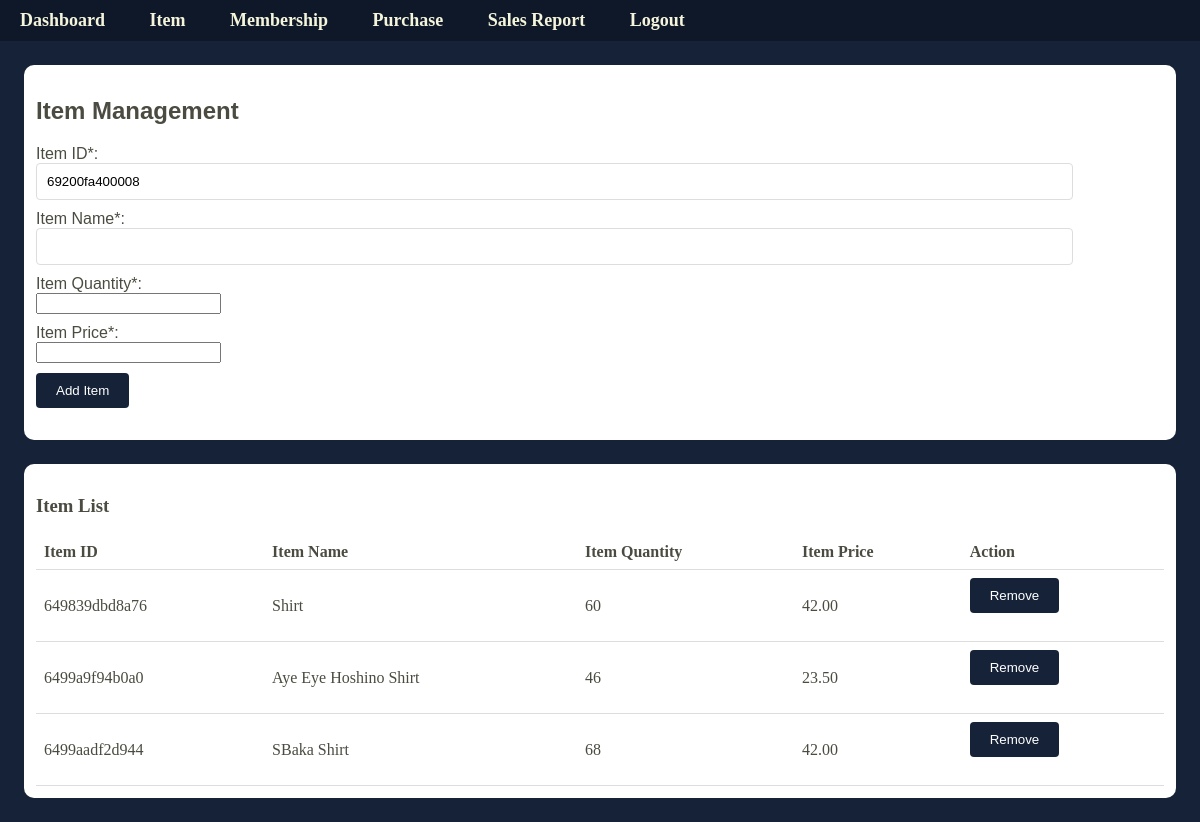
The app's page /itemManagement.php (signed in) with its own data.
### tables this page shows
CREATE TABLE `cust_item` (
  `item_id` varchar(255) NOT NULL,
  `item_name` varchar(255) NOT NULL,
  `item_quantity` int(11) NOT NULL,
  `item_price` decimal(10,2) NOT NULL
);

### itemManagement.php (the view, shortened to what this page needs)
<!DOCTYPE html>
<html>
<div id="navbarContainer"></div>
<head>
    <link rel="stylesheet" href="css/customerManagement.css">
</head>
<body>
    <div id="firstHalf">
        <h2>Item Management</h2>
        <form id="itemForm" action="" method="POST" enctype="multipart/form-data">
            <div class="form-group">
                <label for="item_id">Item ID*:</label>
                <?php
                $item_id = uniqid();
                echo "<input type='text' id='item_id' name='item_id' value='$item_id' readonly>";
                ?>
            </div>
            <div class="form-group">
                <label for="item_name">Item Name*:</label>
                <input type="text" id="item_name" name="item_name" required>
            </div>
            <div class="form-group">
                <label for="item_quantity">Item Quantity*:</label>
                <input type="number" id="item_quantity" name="item_quantity" required min="1">
            </div>
            <div class="form-group">
                <label for="item_price">Item Price*:</label>
                <input type="number" step="0.01" id="item_price" name="item_price" required min="0.01">
            </div>
            <input type="submit" value="Add Item">
        </form>
    </div>
    <div id="secondHalf">
        <h3>Item List</h3>
        <table>
            <thead>
                <tr>
                    <th>Item ID</th>
                    <th>Item Name</th>
                    <th>Item Quantity</th>
                    <th>Item Price</th>
                    <th>Action</th>
                </tr>
            </thead>
            <tbody id="itemList">
                <?php
                $dbServername = "projectx.cmhc15dvku39.us-east-1.rds.amazonaws.com";
                $dbUsername = "admin";
                $dbPassword = "JJA_123456";
                $dbName = "customermanagementdb";
                $dbPort = 3306;
                $conn = mysqli_connect($dbServername, $dbUsername, $dbPassword, $dbName, $dbPort);
                if (!$conn) {
                    die('Connection Failed: ' . mysqli_connect_error());
                } else {
                    $sql = "SELECT * FROM cust_item";
                    $result = mysqli_query($conn, $sql);
                    if (!$result) {
                        echo "<tr><td colspan='5'>Error retrieving items: " . mysqli_error($conn) . "</td></tr>";
                    } else if (mysqli_num_rows($result) > 0) {
                        while ($row = mysqli_fetch_assoc($result)) {
                            echo "<tr>";
                            echo "<td>" . htmlspecialchars($row['item_id']) . "</td>";
                            echo "<td>" . htmlspecialchars($row['item_name']) . "</td>";
                            echo "<td>" . htmlspecialchars($row['item_quantity']) . "</td>";
                            echo "<td>" . htmlspecialchars(number_format($row['item_price'], 2)) . "</td>";
                            echo "<td><form action='' method='POST'><input type='hidden' name='remove' value='1'><input type='hidden' name='item_id' value='" . htmlspecialchars($row['item_id']) . "'><input type='submit' value='Remove'></form></td>";
                            echo "</tr>";
                        }
                    } else {
                        echo "<tr><td colspan='5'>No items found.</td></tr>";
                    }
                }
                ?>
            </tbody>
        </table>
    </div>
</body>
</html>

### css/customerManagement.css (style rules this page uses)
body { margin: 0%; background-color: #152238; }
#firstHalf { background-color: white; margin: 2%; padding: 1%; border-radius: 10px; color: #4b4b41; font-family: Impact, Haettenschweiler, 'Arial Narrow Bold', sans-serif; }
#secondHalf { background-color: white; margin: 2%; padding: 1%; border-radius: 10px; color: #4b4b41; font-family: Georgia, 'Times New Roman', Times, serif; }
h2 { margin-top: 20px; }
table { width: 100%; border-collapse: collapse; }
th, td { padding: 8px; text-align: left; border-bottom: 1px solid #ddd; }
form { margin-bottom: 20px; }
.form-group { margin-bottom: 10px; }
label { display: block; }
input[type="text"], input[type="email"] { width: 90%; padding: 10px; border: 1px solid #ddd; border-radius: 4px; }
input[type="submit"] { padding: 10px 20px; background-color: #152238; color: #fff; border: none; border-radius: 4px; cursor: pointer; }

### records on screen
cust_item: item_id "649839dbd8a76", item_name "Shirt", item_quantity "60", item_price "42.00"
cust_item: item_id "6499a9f94b0a0", item_name "Aye Eye Hoshino Shirt", item_quantity "46", item_price "23.50"
cust_item: item_id "6499aadf2d944", item_name "SBaka Shirt", item_quantity "68", item_price "42.00"
